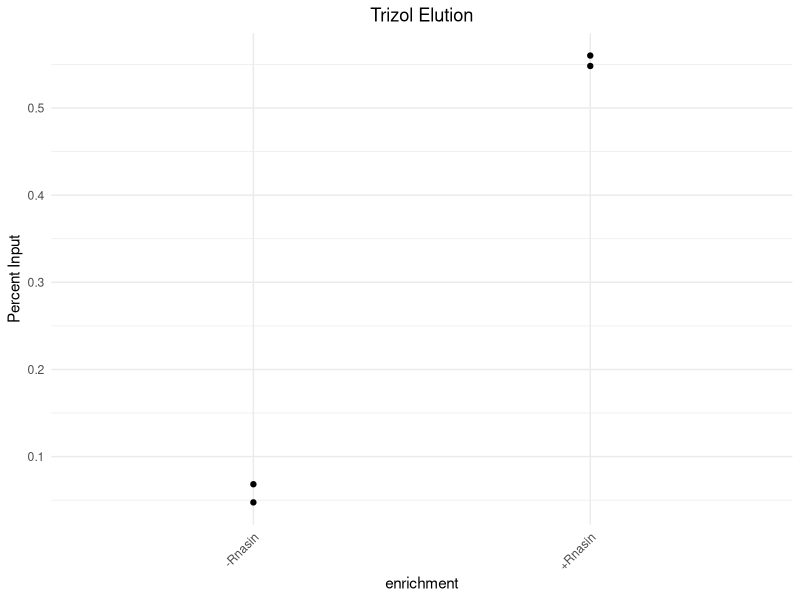

R code for this plot:
library(tidyverse)

df <- read.csv("TN069/69.4/TN069.4_trizol_filtered.csv")

data <- df %>%
  group_by(Sample.Name, Target.Name, Task) %>%
  summarize(
    mean.CT = mean(CT, na.rm = TRUE),
    .groups = 'drop'
  ) %>%
  separate(Sample.Name, into = c("Sample", "enrichment"), sep = "_")
data <- data %>%
  pivot_wider(names_from = Sample, values_from = mean.CT) %>%
  mutate(dCT = trizol - input + log2(0.1^-1)) %>%
  mutate(foldchange = 2^(-dCT)) %>%
  mutate(percent = 100 * foldchange)
write.csv(data, "TN069/69.4/TN069.4_trizol_percent_input.csv", row.names = FALSE)
p <- ggplot(data, aes(x = enrichment, y = percent)) +
    geom_point(position = position_dodge(width = 0.5)) +
    labs(
      title = "Trizol Elution",
      y = "Percent Input"
    ) +
  theme_minimal() +
  theme(
    axis.text.x = element_text(angle = 45, hjust = 1),
    plot.title = element_text(hjust = 0.5)
  )
print(p)
# ggsave("TN069/69.4/TN069.4_trizol_percent_input_plot.png", plot = p, width = 8, height = 6, dpi = 300)